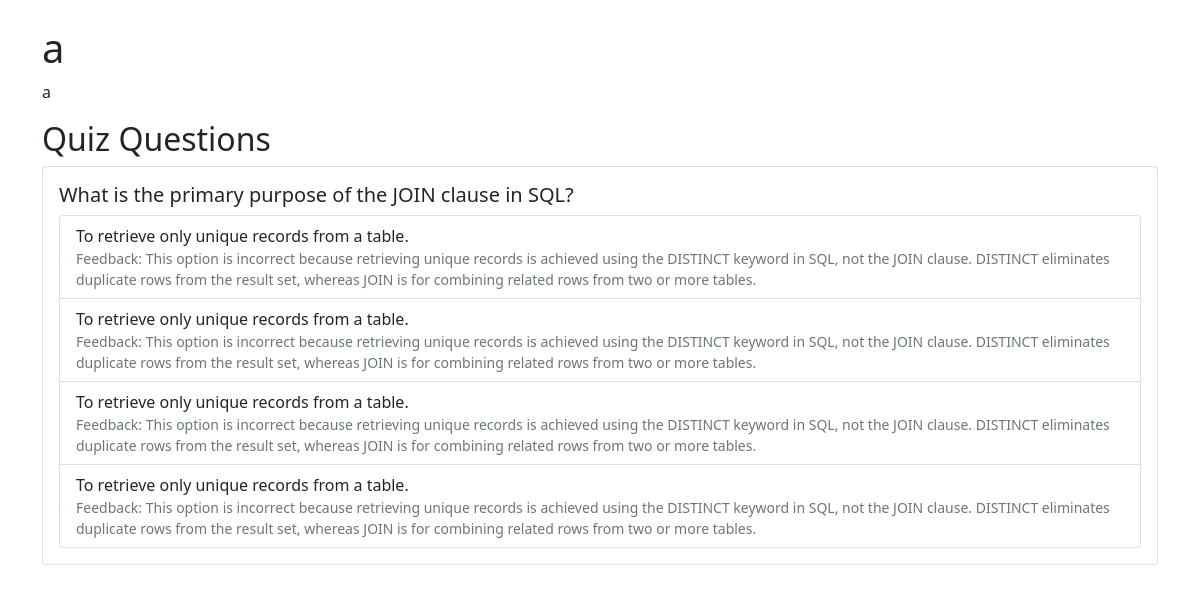
The page /admin/view_class.php?id=9 (signed in) on the database its author committed.
### tables this page shows
CREATE TABLE `classes` (
  `id` int(11) NOT NULL,
  `course_id` int(11) DEFAULT NULL,
  `tutor_id` int(11) DEFAULT NULL,
  `class_name` varchar(255) NOT NULL,
  `description` text DEFAULT NULL,
  `video_path` varchar(255) DEFAULT NULL,
  `is_online` tinyint(1) DEFAULT 0,
  `online_link` varchar(255) DEFAULT NULL,
  `schedule_time` datetime DEFAULT NULL,
  `created_at` timestamp NOT NULL DEFAULT current_timestamp(),
  `video_id` int(11) DEFAULT NULL,
  `is_unlocked` tinyint(1) DEFAULT 0
);

CREATE TABLE `quiz_questions` (
  `id` int(11) NOT NULL,
  `class_id` int(11) DEFAULT NULL,
  `question_text` text NOT NULL,
  `correct_answer` int(11) NOT NULL,
  `video_id` int(11) DEFAULT NULL
);

### admin/view_class.php (the view, shortened to what this page needs)
<?php
require_once '../functions.php';
$class_id = isset($_GET['id']) ? (int)$_GET['id'] : 0;
$query = "SELECT c.*, v.path as video_path
          FROM classes c
          LEFT JOIN videos v ON c.video_id = v.id
          WHERE c.id = ?";
$stmt = mysqli_prepare($conn, $query);
mysqli_stmt_bind_param($stmt, "i", $class_id);
mysqli_stmt_execute($stmt);
$result = mysqli_stmt_get_result($stmt);
$class = mysqli_fetch_assoc($result);
$query = "SELECT q.*, GROUP_CONCAT(CONCAT(a.id, ':', a.answer_text, ':', a.feedback) SEPARATOR '||') as answers
          FROM quiz_questions q
          LEFT JOIN quiz_answers a ON q.id = a.question_id
          WHERE q.class_id = ?
          GROUP BY q.id";
$stmt = mysqli_prepare($conn, $query);
mysqli_stmt_bind_param($stmt, "i", $class_id);
mysqli_stmt_execute($stmt);
$result = mysqli_stmt_get_result($stmt);
$questions = mysqli_fetch_all($result, MYSQLI_ASSOC);
?>
<!DOCTYPE html>
<html lang="en">
<head>
    <link href="https://cdn.jsdelivr.net/npm/bootstrap@5.1.3/dist/css/bootstrap.min.css" rel="stylesheet">
</head>
<body>
    <div class="container mt-4">
        <h1><?php echo htmlspecialchars($class['class_name']); ?></h1>
        <p><?php echo htmlspecialchars($class['description']); ?></p>
        <h2>Quiz Questions</h2>
        <?php foreach ($questions as $question): ?>
            <div class="card mb-3">
                <div class="card-body">
                    <h5 class="card-title"><?php echo htmlspecialchars($question['question_text']); ?></h5>
                    <ul class="list-group">
                        <?php
                        $answers = explode('||', $question['answers']);
                        foreach ($answers as $answer):
                            list($id, $text, $feedback) = explode(':', $answer);
                        ?>
                            <li class="list-group-item">
                                <?php echo htmlspecialchars($text); ?>
                                <small class="d-block text-muted">Feedback: <?php echo htmlspecialchars($feedback); ?></small>
                            </li>
                        <?php endforeach; ?>
                    </ul>
                </div>
            </div>
        <?php endforeach; ?>
    </div>
</body>
</html>

### rows shown on the page
classes: class_name "a", description "a"
quiz_questions: question_text "What is the primary purpose of the JOIN clause in SQL?", text "To retrieve only unique records from a table.", feedback "This option is incorrect because retrieving unique records is achieved using the DISTINCT keyword in SQL, not the JOIN clause. DISTINCT eliminates duplicate rows from the result set, whereas JOIN is for combining related rows from two or more tables."
